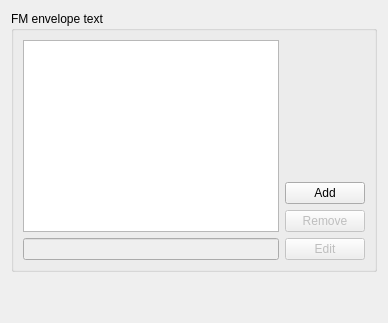
     <widget class="QWidget" name="inputTab">
      <attribute name="title">
       <string>Formats</string>
      </attribute>
      <layout class="QGridLayout" name="gridLayout_12">
       <item row="0" column="0">
        <widget class="QGroupBox" name="fmEnvelopeTextGoupBox">
         <property name="title">
          <string>FM envelope text</string>
         </property>
         <layout class="QGridLayout" name="gridLayout_13">
          <item row="2" column="1">
           <widget class="QPushButton" name="addEnvelopeSetPushButton">
            <property name="text">
             <string>Add</string>
            </property>
           </widget>
          </item>
          <item row="4" column="1">
           <widget class="QPushButton" name="editEnvelopeSetPushButton">
            <property name="enabled">
             <bool>false</bool>
            </property>
            <property name="text">
             <string>Edit</string>
            </property>
           </widget>
          </item>
          <item row="0" column="0" rowspan="4">
           <widget class="QListWidget" name="envelopeTypeListWidget"/>
          </item>
          <item row="3" column="1">
           <widget class="QPushButton" name="removeEnvelopeSetpushButton">
            <property name="enabled">
             <bool>false</bool>
            </property>
            <property name="text">
             <string>Remove</string>
            </property>
           </widget>
          </item>
          <item row="0" column="1">
           <spacer name="verticalSpacer_3">
            <property name="orientation">
             <enum>Qt::Vertical</enum>
            </property>
            <property name="sizeHint" stdset="0">
             <size>
              <width>20</width>
              <height>40</height>
             </size>
            </property>
           </spacer>
          </item>
          <item row="4" column="0">
           <widget class="QLineEdit" name="envelopeSetNameLineEdit">
            <property name="enabled">
             <bool>false</bool>
            </property>
           </widget>
          </item>
         </layout>
        </widget>
       </item>
       <item row="1" column="0">
        <spacer name="verticalSpacer_4">
         <property name="orientation">
          <enum>Qt::Vertical</enum>
         </property>
         <property name="sizeHint" stdset="0">
          <size>
           <width>20</width>
           <height>40</height>
          </size>
         </property>
        </spacer>
       </item>
      </layout>
     </widget>
